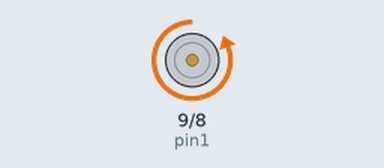
Simulated run of this sketch. Board: Arduino Uno, built with avr-gcc and run on an emulated ATmega328P. Shown: motor-driver pin pairs drawn as motors (green arrow = first pin HIGH = forward, orange = second pin HIGH = backward, longer = more drive).

Above: at 3.0 s.
At 7.5 s:
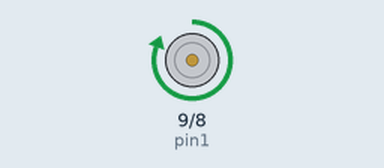
At 10.5 s:
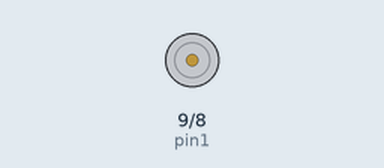
Timing chart, 0 to 15.6 s (numbered marks = the images above):
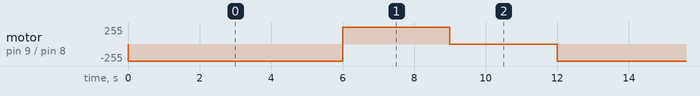

Measured:
- by itself, motor on pin 9 (pin1) / pin 8 (pin2): repeats every 12.0 s: forward 255/255 3.0 s, stopped 3.0 s, backward 255/255 6.0 s

The sketch:

ControlePonteH.ino
```cpp
/*
GME - Grupo de Metodos Eletroforéticos
Instituto de Quimica - UFG

Codigo escrito para com a finalidade de controlar uma ponte H
responsável por determinar o sentido de rotação de um motor pequeno

criado   Nov 2015
por Wanderson D. Lopes
modificado set 2022
por Wanderson D. Lopes
*/


#define pin1 9
#define pin2 8

void setup() {
  pinMode(pin1,OUTPUT);
  pinMode(pin2,OUTPUT);
}

void loop() {
digitalWrite(pin1,LOW);
digitalWrite(pin2,HIGH);
delay(3000);

pararMotor();

digitalWrite(pin1,HIGH);
digitalWrite(pin2,LOW);
delay(3000);

pararMotor();
}

void pararMotor(){
  digitalWrite(pin1,LOW);
  digitalWrite(pin1,LOW);
  delay(3000);
}
```
